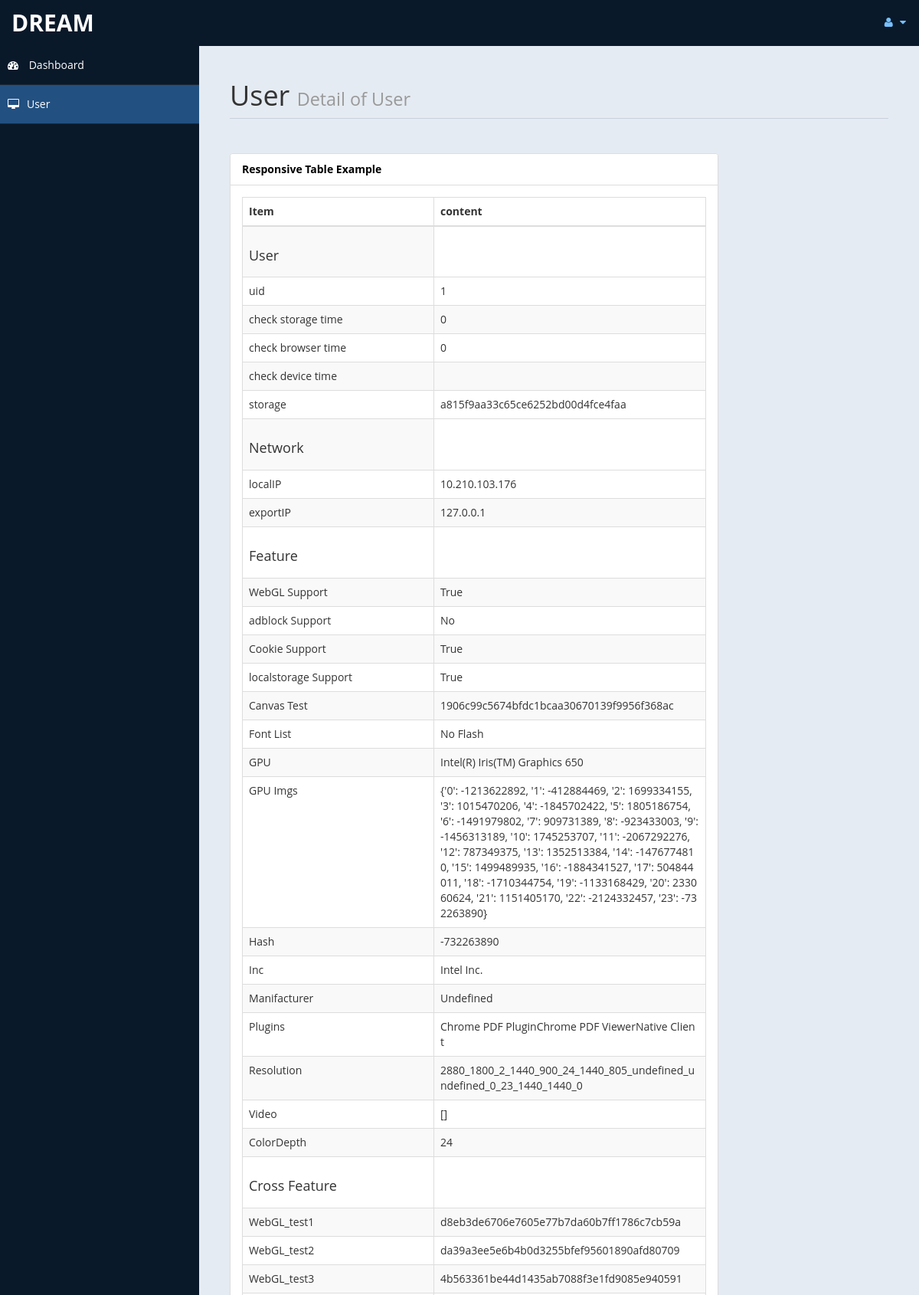
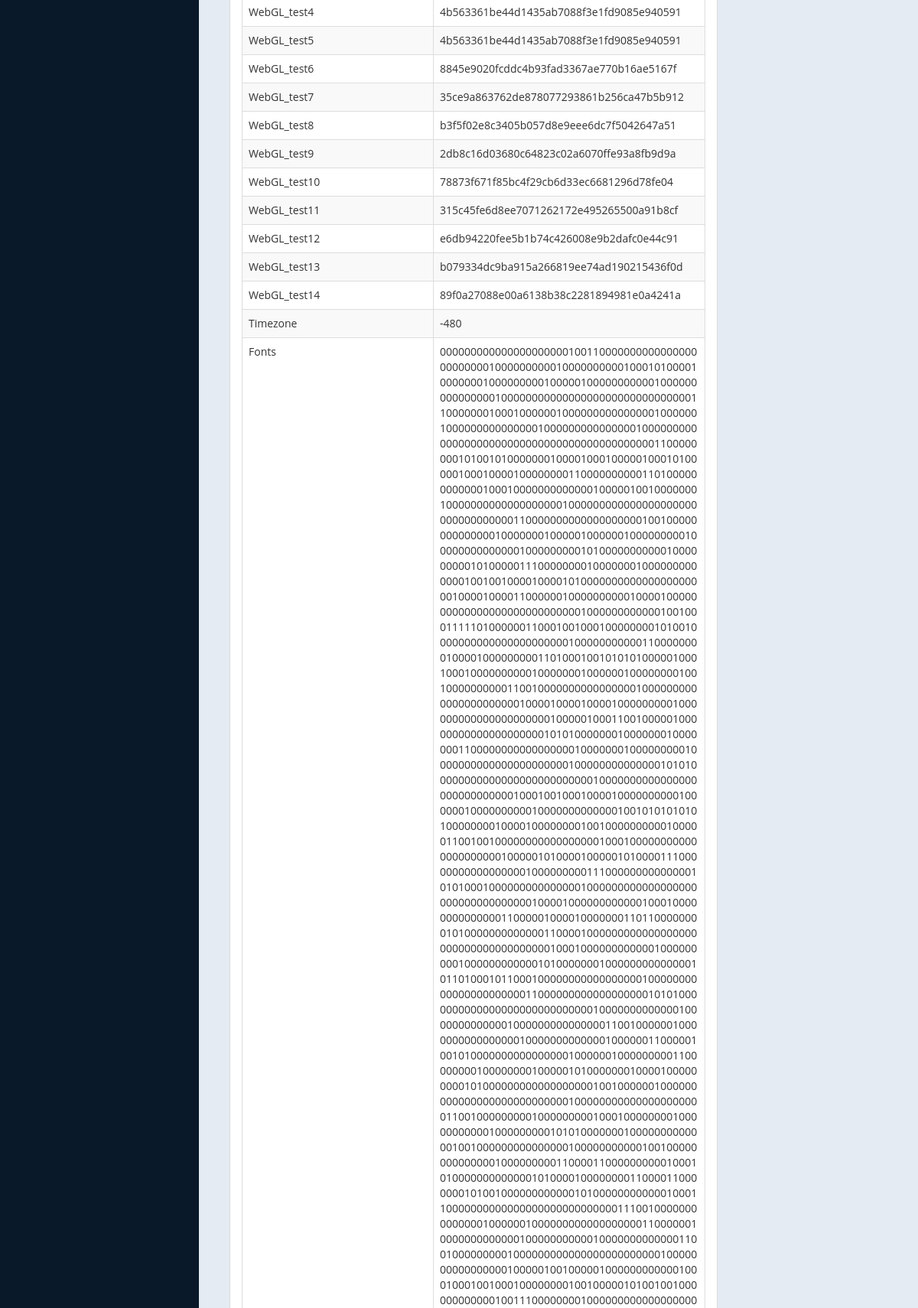
Screenshot of /spikeuser?id=1 (upper part) with the database file from the repository (2 pictures, top to bottom).
### model.py (models this page shows, shortened)
class User(db.Model):
    __tablename__ = 'Users'
    id = Column(Integer, primary_key=True)
    feature = Column(String(1024), default='[]')
    network = Column(String(2048), default='')
    check_storage = Column(Integer, default=0)
    check_browser = Column(Integer, default=0)
    check_device = Column(Integer, default=0)
    localstorage = Column(String(128), default=None)

class UserNetwork(db.Model):
    __tablename__ = "UserNetwork"
    id = Column(Integer, primary_key=True)
    export = Column(String(256), default="")
    local = Column(String(256), default="")

class AllFeature(db.Model):
    __tablename__ = 'AllFeature'
    id = Column(Integer, primary_key=True)
    crossfeature = Column(Integer, db.ForeignKey('CrossFeature.id'))
    is_webgl = Column(Boolean, default=False)
    is_adblock = Column(String(10), default="")
    is_cookie = Column(Boolean, default=False)
    is_localstorage = Column(Boolean, default=False)
    canvas_test = Column(String(40), default="")
    font_list = Column(String(1024), default="")
    gpu = Column(String(256), default="")
    gpu_imgs = Column(String(512), default="")
    hash = Column(Integer, default=0)
    inc = Column(String(256), default="")
    manufacturer = Column(String(1024), default="")
    plugins = Column(String(1024), default="")
    resolution = Column(String(256), default="")
    video = Column(String(1024), default="")
    color_depth = Column(Integer, default=0)

class CrossFeature(db.Model):
    __tablename__ = 'CrossFeature'
    id = Column(Integer, primary_key=True)
    webgl_test1 = Column(String(40), default="")
    webgl_test2 = Column(String(40), default="")
    webgl_test3 = Column(String(40), default="")
    webgl_test4 = Column(String(40), default="")
    webgl_test5 = Column(String(40), default="")
    webgl_test6 = Column(String(40), default="")
    webgl_test7 = Column(String(40), default="")
    webgl_test8 = Column(String(40), default="")
    webgl_test9 = Column(String(40), default="")
    webgl_test10 = Column(String(40), default="")
    webgl_test11 = Column(String(40), default="")
    webgl_test12 = Column(String(40), default="")
    webgl_test13 = Column(String(40), default="")
    webgl_test14 = Column(String(40), default="")
    webgl_test_expand1 = Column(String(40), default="")
    webgl_test_expand2 = Column(String(40), default="")
    webgl_test_expand3 = Column(String(40), default="")
    timezone = Column(Integer, default=0)
    fonts = Column(String(2048), default="")
    audio = Column(String(256), default="")
    cpu_cores = Column(Integer, default=0)
    device_memory = Column(Integer, default=0)
    navigator_platform = Column(String(512), default="")

### view.py (the view)
@app.route("/spikeuser", methods=['GET', 'POST'])
def admin_user():
    if "id" not in request.args:
        return redirect(url_for('admin'))
    else:
        user_data = User.query.filter_by(id=int(request.args['id'])).first()
        if user_data:
            network_data = UserNetwork.query.filter_by(id=user_data.network).first()
            all_features = json.loads(user_data.feature)
            feature_list = []
            for one_feature in all_features:
                feature_data = AllFeature.query.filter_by(id=one_feature).first()
                if feature_data:
                    cross_data = CrossFeature.query.filter_by(id=feature_data.crossfeature).first()
                    if cross_data:
                        feature_list.append({
                            "browser": feature_data,
                            "cross": cross_data
                        })
                    else:
                        feature_list.append({
                            "browser": feature_data,
                            "cross": None
                        })
            if feature_list != []:
                return render_template("user.html", user_data=user_data, network_data=network_data,
                                           feature_list=feature_list)
            else:
                return render_template("user.html", user_data=None, network_data=network_data,
                                           feature_list=None)
        else:
            return render_template("user.html", user_data=None, network_data=None,
                                   feature_data=None, cross_data=None)

### templates/user.html (shortened to what this page needs)
<!DOCTYPE html>
<html xmlns="http://www.w3.org/1999/xhtml"><head><meta http-equiv="Content-Type" content="text/html; charset=UTF-8">
    <link href="/static/bootstrap.css" rel="stylesheet">
    <link href="/static/font-awesome.css" rel="stylesheet">
    <link href="/static/morris-0.4.3.min.css" rel="stylesheet">
    <link href="/static/custom-styles.css" rel="stylesheet">
    <link href="/static/css" rel="stylesheet" type="text/css">
</head>
<body style="">
    <div id="wrapper">
        <nav class="navbar navbar-default top-navbar" role="navigation">
            <div class="navbar-header">
                <a class="navbar-brand" href="https://webthemez.com/demo/free-bootstrap-admin-template-dream/index.html">Dream</a>
            </div>
            <ul class="nav navbar-top-links navbar-right">
                <li class="dropdown">
                    <a class="dropdown-toggle" data-toggle="dropdown" href="https://webthemez.com/demo/free-bootstrap-admin-template-dream/#" aria-expanded="false">
                        <i class="fa fa-user fa-fw"></i> <i class="fa fa-caret-down"></i>
                    </a>
                </li>
            </ul>
        </nav>
        <nav class="navbar-default navbar-side" role="navigation">
            <div class="sidebar-collapse">
                <ul class="nav" id="main-menu">
                    <li>
                        <a href="/spikeadmin"><i class="fa fa-dashboard"></i> Dashboard</a>
                    </li>
                    <li>
                        <a class="active-menu" href="/spikeuser"><i class="fa fa-desktop"></i>User</a>
                    </li>
                </ul>
            </div>
        </nav>
        <div id="page-wrapper">
            <div id="page-inner">
                <div class="row">
                    <div class="col-md-12">
                        <h1 class="page-header">
                            User <small>Detail of User</small>
                        </h1>
                    </div>
                </div>
                <div class="row">
                        <div class="col-md-9 col-sm-12 col-xs-12">
                        <div class="panel panel-default">
                            <div class="panel-heading">
                                Responsive Table Example
                            </div>
                            <div class="panel-body">
                                <div class="table-responsive">
                                    <table class="table table-striped table-bordered table-hover" style="word-wrap:break-word; word-break:break-all;">
                                        <thead>
                                            <tr>
                                                <th width="250">Item</th>
                                                <th>content</th>
                                            </tr>
                                        </thead>
                                        <tbody>
                                        {% if user_data %}
                                            <tr><td><h4>User</h4></td></tr>
                                            <tr><td>uid</td><td>{{ user_data.id }}</td></tr>
                                            <tr><td>check storage time </td><td>{{ user_data.check_storage }}</td></tr>
                                            <tr><td>check browser time </td><td>{{ user_data.check_browser }}</td></tr>
                                            <tr><td>check device time </td><td>{{ user_data.chech_device }}</td></tr>
                                            <tr><td>storage </td><td>{{ user_data.localstorage }}</td></tr>
                                        {% endif %}
                                        {% if network_data %}
                                            <tr><td><h4>Network</h4></td></tr>
                                            <tr><td>localIP</td><td>{{ network_data.local }}</td></tr>
                                            <tr><td>exportIP</td><td>{{ network_data.export }}</td></tr>
                                        {% endif %}
                                        {% if feature_list %}
                                            {% for item in feature_list %}
                                                {% set feature_data=item['browser'] %}
                                                {% set cross_data=item['cross'] %}
                                                {% if feature_data %}
                                                    <tr><td><h4>Feature</h4></td></tr>
                                                    <tr><td>WebGL Support</td><td>{{ feature_data.is_webgl }}</td></tr>
                                                    <tr><td>adblock Support</td><td>{{ feature_data.is_adblock }}</td></tr>
                                                    <tr><td>Cookie Support</td><td>{{ feature_data.is_cookie }}</td></tr>
                                                    <tr><td>localstorage Support</td><td>{{ feature_data.is_localstorage }}</td></tr>
                                                    <tr><td>Canvas Test</td><td>{{ feature_data.canvas_test }}</td></tr>
                                                    <tr><td>Font List</td><td>{{ feature_data.font_list }}</td></tr>
                                                    <tr><td>GPU</td><td>{{ feature_data.gpu }}</td></tr>
                                                    <tr><td>GPU Imgs</td><td>{{ feature_data.gpu_imgs }}</td></tr>
                                                    <tr><td>Hash</td><td>{{ feature_data.hash }}</td></tr>
                                                    <tr><td>Inc</td><td>{{ feature_data.inc }}</td></tr>
                                                    <tr><td>Manifacturer</td><td>{{ feature_data.manufacturer }}</td></tr>
                                                    <tr><td>Plugins</td><td>{{ feature_data.plugins }}</td></tr>
                                                    <tr><td>Resolution</td><td>{{ feature_data.resolution }}</td></tr>
                                                    <tr><td>Video</td><td>{{ feature_data.video }}</td></tr>
                                                    <tr><td>ColorDepth</td><td>{{ feature_data.color_depth }}</td></tr>
                                                {% endif %}
                                                {% if cross_data %}
                                                    <tr><td><h4>Cross Feature</h4></td></tr>
                                                    <tr><td>WebGL_test1</td><td>{{ cross_data.webgl_test1 }}</td></tr>
                                                    <tr><td>WebGL_test2</td><td>{{ cross_data.webgl_test2 }}</td></tr>
                                                    <tr><td>WebGL_test3</td><td>{{ cross_data.webgl_test3 }}</td></tr>
                                                    <tr><td>WebGL_test4</td><td>{{ cross_data.webgl_test4 }}</td></tr>
                                                    <tr><td>WebGL_test5</td><td>{{ cross_data.webgl_test5 }}</td></tr>
                                                    <tr><td>WebGL_test6</td><td>{{ cross_data.webgl_test6 }}</td></tr>
                                                    <tr><td>WebGL_test7</td><td>{{ cross_data.webgl_test7 }}</td></tr>
                                                    <tr><td>WebGL_test8</td><td>{{ cross_data.webgl_test8 }}</td></tr>
                                                    <tr><td>WebGL_test9</td><td>{{ cross_data.webgl_test9 }}</td></tr>
                                                    <tr><td>WebGL_test10</td><td>{{ cross_data.webgl_test10 }}</td></tr>
                                                    <tr><td>WebGL_test11</td><td>{{ cross_data.webgl_test11 }}</td></tr>
                                                    <tr><td>WebGL_test12</td><td>{{ cross_data.webgl_test12 }}</td></tr>
                                                    <tr><td>WebGL_test13</td><td>{{ cross_data.webgl_test13 }}</td></tr>
                                                    <tr><td>WebGL_test14</td><td>{{ cross_data.webgl_test14 }}</td></tr>
                                                    <tr><td>Timezone</td><td>{{ cross_data.timezone }}</td></tr>
                                                    <tr><td>Fonts</td><td>{{ cross_data.fonts }}</td></tr>
                                                {% endif %}
                                            {% endfor %}
                                        {% endif %}
                                        </tbody>
                                    </table>
                                </div>
                            </div>
                        </div>
                    </div>
                </div>
            </div>
        </div>
    </div>
</body></html>

### static/custom-styles.css (style rules this page uses)
body { font-family: 'Open Sans', sans-serif; }
#wrapper { width: 100%; background:#09192A; }
#page-wrapper { padding: 15px 15px; min-height: 600px; background:#E5EBF2; }
#page-inner { width:100%; margin:10px 20px 10px 0px; background-color:transparent; padding:10px; min-height:1200px; }
h1, .h1, h2, .h2, h3, .h3 { margin-top: 7px; margin-bottom: -5px; }
h4 { padding-top:10px; }
.page-header { padding-bottom: 9px; margin: 10px 0 45px; border-bottom: 1px solid #C7D1DD; }
.panel-default > .panel-heading { color: #000; background-color: #FFFFFF; border-color: #ddd; font-weight:bold; }
.top-navbar { margin:0px; }
.top-navbar .navbar-brand { color: #fff; width: 260px; text-align: left; height: 60px; font-size: 30px; font-weight: 700; text-transform: uppercase; line-height: 30px; }
.top-navbar .nav > li { position: relative; display: inline-block; }
.top-navbar .nav > li > a { position: relative; display: block; padding: 19px 15px; color: #77C0FD; }
.active-menu { background-color:#225081!important; }
.sidebar-collapse , .sidebar-collapse .nav { background:none; }
.sidebar-collapse .nav { padding:0; }
.sidebar-collapse .nav > li > a { color:#fff; background:transparent; text-shadow:none; }
.sidebar-collapse > .nav > li > a { padding:15px 10px; }
.sidebar-collapse > .nav > li { border-bottom: 1px solid rgba(107, 108, 109, 0.19); }
.navbar-side { border:none; background-color: transparent; }
.top-navbar { background:#09192A; border-bottom:none; }
.top-navbar .nav > li > a > i { margin-right: 2px; }
.navbar-default { border:0px solid black; }
.navbar-header { background: #09192A; }
.nav > li > a > i { margin-right:10px; }
@media (min-width:768px) { #page-wrapper { margin: 0 0 0 260px; padding: 15px 30px; min-height: 1200px; } }
@media (min-width:768px) { .navbar-side { z-index: 1; position: absolute; width: 260px; } }
@media (min-width:768px) { .navbar { border-radius: 0px; } }

### rows the page displays
User: id "1", check_storage "0", check_browser "0", localstorage "a815f9aa33c65ce6252bd00d4fce4faa"
UserNetwork: local "10.210.103.176", export "127.0.0.1"
AllFeature: is_webgl "True", is_adblock "No", is_cookie "True", is_localstorage "True", canvas_test "1906c99c5674bfdc1bcaa30670139f9956f368ac", font_list "No Flash", gpu "Intel(R) Iris(TM) Graphics 650", gpu_imgs "{'0': -1213622892, '1': -412884469, '2': 1699334155, '3': 1015470206, '4': -1845702422, '5': 1805186754, '6': -1491979802, '7': 909731389, '8': -923433003, '9': -1456313189, '10': 1745253707, '11': -2067292276, '12': 787349375, '13': 1352513384, '14': -1476774810, '15': 1499489935, '16': -1884341527, '17': 504844011, '18': -1710344754, '19': -1133168429, '20': 233060624, '21': 1151405170, '22': -2124332457, '23': -732263890}", hash "-732263890", inc "Intel Inc.", manufacturer "Undefined", plugins "Chrome PDF PluginChrome PDF ViewerNative Client", resolution "2880_1800_2_1440_900_24_1440_805_undefined_undefined_0_23_1440_1440_0", video "[]", color_depth "24"
CrossFeature: webgl_test1 "d8eb3de6706e7605e77b7da60b7ff1786c7cb59a", webgl_test2 "da39a3ee5e6b4b0d3255bfef95601890afd80709", webgl_test3 "4b563361be44d1435ab7088f3e1fd9085e940591", webgl_test4 "4b563361be44d1435ab7088f3e1fd9085e940591", webgl_test5 "4b563361be44d1435ab7088f3e1fd9085e940591", webgl_test6 "8845e9020fcddc4b93fad3367ae770b16ae5167f", webgl_test7 "35ce9a863762de878077293861b256ca47b5b912", webgl_test8 "b3f5f02e8c3405b057d8e9eee6dc7f5042647a51", webgl_test9 "2db8c16d03680c64823c02a6070ffe93a8fb9d9a", webgl_test10 "78873f671f85bc4f29cb6d33ec6681296d78fe04", webgl_test11 "315c45fe6d8ee7071262172e495265500a91b8cf", webgl_test12 "e6db94220fee5b1b74c426008e9b2dafc0e44c91", webgl_test13 "b079334dc9ba915a266819ee74ad190215436f0d", webgl_test14 "89f0a27088e00a6138b38c2281894981e0a4241a", timezone "-480"
